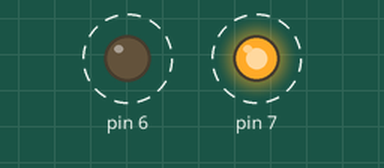
This sketch was run on a simulated Arduino Uno, built with avr-gcc and run on an emulated ATmega328P. Shown: output pins drawn as LEDs (lit = HIGH). Dashed ring = blinking.

Above: at 0.5 s.
Timing chart, 0 to 4.6 s (numbered marks = the images above):
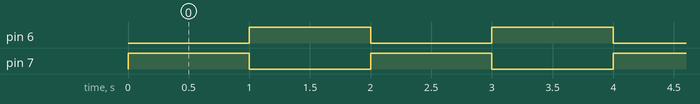

Measured:
- by itself, pin 6, pin 7: alternates HIGH for 1.0 s and LOW for 1.0 s

The sketch:

relayModuleTest.ino
```cpp
byte incoming = 0;
boolean on = 0;


void setup() {

  Serial.begin(9600);

  pinMode(6, OUTPUT);
  pinMode(7, OUTPUT);
  digitalWrite(6, HIGH);
  digitalWrite(7, HIGH);

}

void loop() {
  digitalWrite(6, LOW);
  digitalWrite(7, HIGH);
  delay(1000);
  digitalWrite(6, HIGH);
  digitalWrite(7, LOW);
  delay(1000);

}


//if (Serial.available() > 0) {
//    incoming = Serial.read();
//    if (incoming == 32) { //only toggles is space is sent
//      on = !on;
//      Serial.println(on);
//
//
//        digitalWrite(5, on);
//    }
//  }


//Serial.println("dick");
//digitalWrite(5,HIGH);
//delay(1000);
//digitalWrite(5,LOW);
//delay(1000);
```
